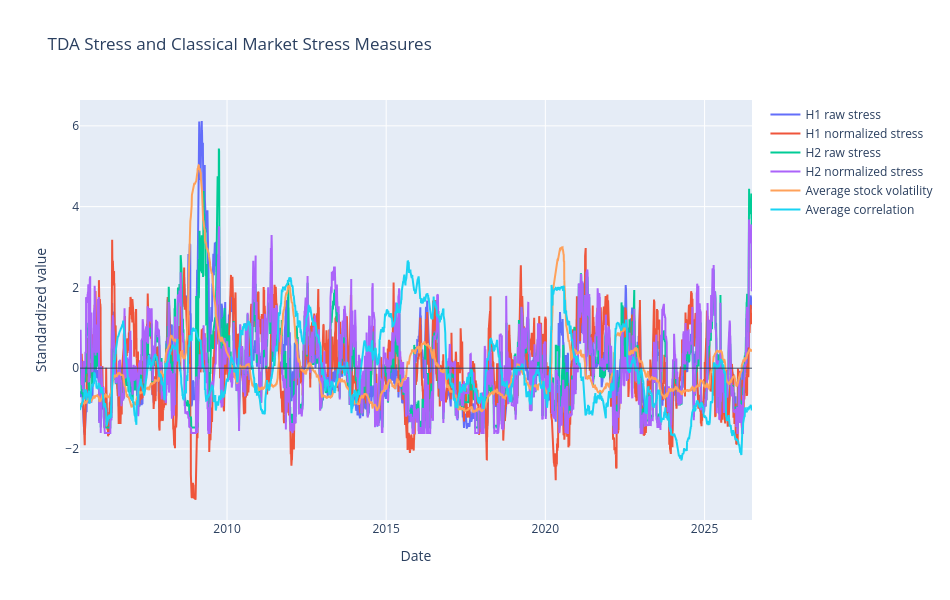

The code cell stored with this chart in its notebook:
### Code cell
fig = go.Figure()

fig.add_trace(go.Scatter(x=analysis_table.index, y=h1_raw_scaled, mode="lines", name="H1 raw stress"))
fig.add_trace(go.Scatter(x=analysis_table.index, y=h1_normalized_scaled, mode="lines", name="H1 normalized stress"))
fig.add_trace(go.Scatter(x=analysis_table.index, y=h2_raw_scaled, mode="lines", name="H2 raw stress"))
fig.add_trace(go.Scatter(x=analysis_table.index, y=h2_normalized_scaled, mode="lines", name="H2 normalized stress"))
fig.add_trace(go.Scatter(x=analysis_table.index, y=volatility_scaled, mode="lines", name="Average stock volatility"))
fig.add_trace(go.Scatter(x=analysis_table.index, y=correlation_scaled, mode="lines", name="Average correlation"))

fig.add_hline(y=0, line_width=1)

fig.update_layout(
    title="TDA Stress and Classical Market Stress Measures",
    xaxis_title="Date",
    yaxis_title="Standardized value",
    width=950,
    height=600
)

fig.show()

### Figure 1 — Plotly figure (JSON) as saved in the notebook; plotly's stock layout.template omitted (floating-point values rounded to 4 significant figures; data arrays with more than 128 entries replaced by an {"elided": "..."} marker saying what was removed)
{"data": [{"mode": "lines", "name": "H1 raw stress", "type": "scatter", "x": {"elided": "5364 str values"}, "y": {"elided": "5364 float values"}}, {"mode": "lines", "name": "H1 normalized stress", "type": "scatter", "x": {"elided": "5364 str values"}, "y": {"elided": "5364 float values"}}, {"mode": "lines", "name": "H2 raw stress", "type": "scatter", "x": {"elided": "5364 str values"}, "y": {"elided": "5364 float values"}}, {"mode": "lines", "name": "H2 normalized stress", "type": "scatter", "x": {"elided": "5364 str values"}, "y": {"elided": "5364 float values"}}, {"mode": "lines", "name": "Average stock volatility", "type": "scatter", "x": {"elided": "5364 str values"}, "y": {"elided": "5364 float values"}}, {"mode": "lines", "name": "Average correlation", "type": "scatter", "x": {"elided": "5364 str values"}, "y": {"elided": "5364 float values"}}], "layout": {"height": 600, "shapes": [{"line": {"width": 1}, "type": "line", "x0": 0, "x1": 1, "xref": "x domain", "y0": 0, "y1": 0, "yref": "y"}], "title": {"text": "TDA Stress and Classical Market Stress Measures"}, "width": 950, "xaxis": {"title": {"text": "Date"}}, "yaxis": {"title": {"text": "Standardized value"}}}}
